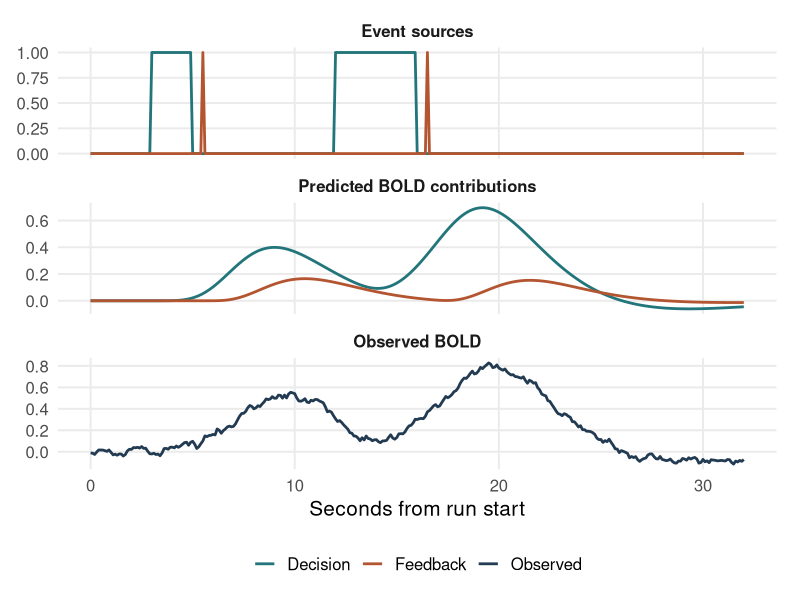

This figure's R source:
library(ggplot2)
set.seed(2022)
t <- seq(0, 32, .1)
dt <- diff(t)[1]
h <- dgamma(t, 6) - .15 * dgamma(t, 15)
h <- h / sum(h)
a <- data.frame(time=t, Decision=as.numeric(t>=3 & t<5 | t>=12 & t<16),
                Feedback=as.numeric(abs(t-5.5)<.055 | abs(t-16.5)<.055) * 8)
forward <- function(x) convolve(x, rev(h), type="open")[seq_along(t)]
d <- forward(a$Decision)
f <- forward(a$Feedback)
z <- rbind(data.frame(time=t, layer="Event sources", signal=c(a$Decision, a$Feedback/8), series=rep(c("Decision","Feedback"),each=length(t))),
           data.frame(time=t, layer="Predicted BOLD contributions", signal=c(d,f), series=rep(c("Decision","Feedback"),each=length(t))),
           data.frame(time=t, layer="Observed BOLD", signal=d+f+as.numeric(arima.sim(list(ar=.82),n=length(t),sd=.017)),series="Observed"))
z$layer <- factor(z$layer,c("Event sources","Predicted BOLD contributions","Observed BOLD"))
p <- ggplot(z,aes(time,signal,color=series)) + geom_line(linewidth=.95) +
  facet_wrap(~layer,ncol=1,scales="free_y") +
  scale_color_manual(values=c(Decision="#22757A",Feedback="#B35530",Observed="#223B52")) +
  labs(x="Seconds from run start",y=NULL,color=NULL) +
  theme_minimal(base_size=15) + theme(legend.position="bottom",panel.grid.minor=element_blank(),
     strip.text=element_text(face="bold"),plot.margin=margin(10,17,10,12))
ggsave("assets/forward-model.png",p,width=8.3,height=5.4,dpi=175,bg="white")
